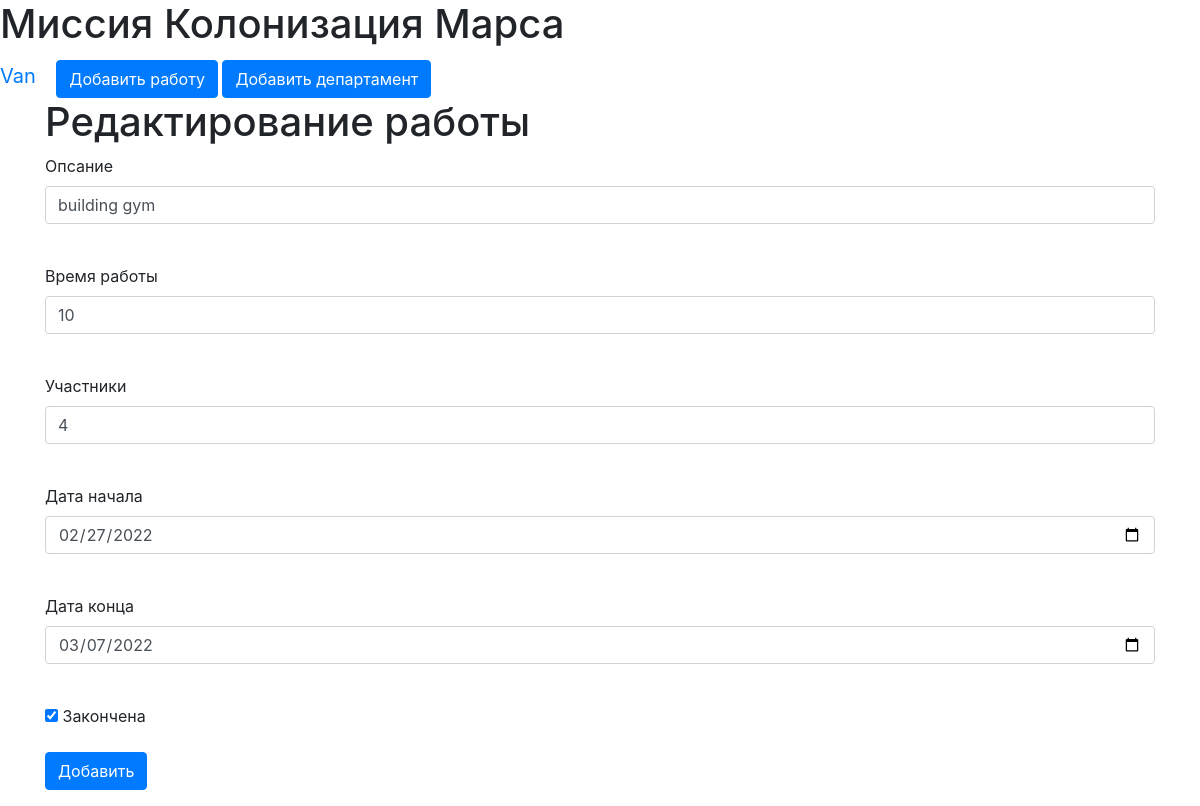
The app's page /jobs/2 (signed in), older data.
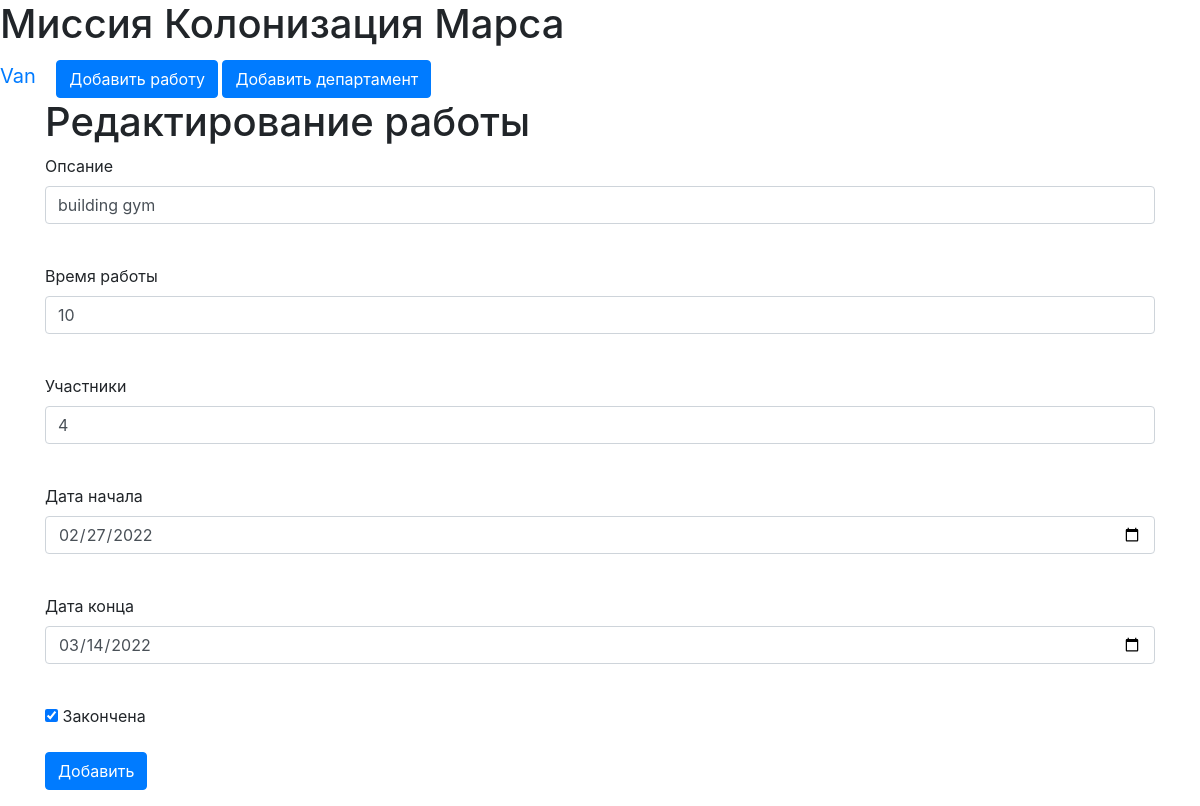
The same page, newer data.
### data/users.py (models this page shows, shortened)
class User(SqlAlchemyBase, UserMixin, SerializerMixin):
    __tablename__ = 'users'
    id = sqlalchemy.Column(sqlalchemy.Integer,
                           primary_key=True, autoincrement=True)
    surname = sqlalchemy.Column(sqlalchemy.String, nullable=True)
    name = sqlalchemy.Column(sqlalchemy.String, nullable=True)
    age = sqlalchemy.Column(sqlalchemy.Integer, nullable=True)
    position = sqlalchemy.Column(sqlalchemy.String, nullable=True)
    speciality = sqlalchemy.Column(sqlalchemy.String, nullable=True)
    address = sqlalchemy.Column(sqlalchemy.String, nullable=True)
    email = sqlalchemy.Column(sqlalchemy.String,
                              unique=True, nullable=True)
    hashed_password = sqlalchemy.Column(sqlalchemy.String, nullable=True)
    modified_date = sqlalchemy.Column(sqlalchemy.DateTime,
                                      default=datetime.datetime.now)
    city_from = sqlalchemy.Column(sqlalchemy.String, nullable=True)

### data/jobs.py (models this page shows)
class Jobs(SqlAlchemyBase, SerializerMixin):
    __tablename__ = 'jobs'
    id = sqlalchemy.Column(sqlalchemy.Integer,
                           primary_key=True, autoincrement=True)
    job = sqlalchemy.Column(sqlalchemy.String, nullable=True)
    work_size = sqlalchemy.Column(sqlalchemy.Integer)
    collaborators = sqlalchemy.Column(sqlalchemy.String)
    start_date = sqlalchemy.Column(sqlalchemy.DateTime)
    end_date = sqlalchemy.Column(sqlalchemy.DateTime)
    is_finished = sqlalchemy.Column(sqlalchemy.Boolean)
    team_leader = sqlalchemy.Column(sqlalchemy.Integer,
                                    sqlalchemy.ForeignKey("users.id"))
    user = orm.relation('User')
    categories = orm.relation("Category",
                              secondary="association",
                              backref="jobs")

### main.py (the view, shortened to what this page needs)
@app.route('/jobs/<int:id>', methods=['GET', 'POST'])
@login_required
def edit_jobs(id):
    form = JobsForm()
    if request.method == "GET":
        db_sess = db_session.create_session()
        if current_user.id == 1:
            jobs = db_sess.query(Jobs).filter(Jobs.id == id).first()
        else:
            jobs = db_sess.query(Jobs).filter(Jobs.id == id,
                                              current_user.id == Jobs.team_leader
                                              ).first()
        if jobs:
            form.job.data = jobs.job
            form.work_size.data = jobs.work_size
            form.collaborators.data = jobs.collaborators
            form.start_date.data = jobs.start_date
            form.end_date.data = jobs.end_date
            form.is_finished.data = jobs.is_finished
        else:
            abort(404)
    return render_template('add_job.html',
                           title='Редактирование работы',
                           form=form
                           )

### forms/job.py
class JobsForm(FlaskForm):
    job = StringField('Опсание', validators=[DataRequired()])
    work_size = IntegerField('Время работы')
    collaborators = StringField('Участники')
    start_date = DateField('Дата начала', format="%Y-%m-%d")
    end_date = DateField('Дата конца', format="%Y-%m-%d")
    is_finished = BooleanField("Закончена")
    submit = SubmitField('Добавить')

### data/db_session.py (called while the page is built)
def create_session() -> Session:
    global __factory
    return __factory()

### main.py (called while the page is built)
@login_manager.user_loader
def load_user(user_id):
    db_sess = db_session.create_session()
    return db_sess.query(User).get(user_id)

### templates/add_job.html (shortened to what this page needs)
{% extends "base.html" %}
{% block content %}
<h1>{{ title }}</h1>
<form action="" method="post">
    <p>
        {{ form.job.label }}<br>
        {{ form.job(class="form-control") }}<br>
    </p>
    <p>
        {{ form.work_size.label }}<br>
        {{ form.work_size(class="form-control") }}<br>
    </p>
    <p>
        {{ form.collaborators.label }}<br>
        {{ form.collaborators(class="form-control") }}<br>
    </p>
    <p>
        {{ form.start_date.label }}<br>
        {{ form.start_date(class="form-control") }}<br>
    </p>
    <p>
        {{ form.end_date.label }}<br>
        {{ form.end_date(class="form-control") }}<br>
    </p>
    <p>{{ form.is_finished() }} {{ form.is_finished.label }}</p>
    <p>{{ form.submit(type="submit", class="btn btn-primary") }}</p>
</form>
{% endblock %}

### templates/base.html (shortened to what this page needs)
<!DOCTYPE html>
<html lang="en">
<head>
    <link rel="stylesheet"
          href="https://stackpath.bootstrapcdn.com/bootstrap/4.4.1/css/bootstrap.min.css"
>
    <link rel="stylesheet" type="text/css"
          href="{{ url_for('static', filename='css/style.css') }}"/>
</head>
<body>
<h1>Миссия Колонизация Марса</h1>
<nav>
    {% if current_user.is_authenticated %}
    <a class="navbar-brand" href="/logout">{{ current_user.name }}</a>
    {% else %}
    <p>
        <a class="btn btn-primary " href="/register">Зарегистрироваться</a>
        <a class="btn btn-success" href="/login">Войти</a>
    </p>
    {% endif %}
    {% if current_user.is_authenticated %}
    <a href="jobs" class="btn btn-primary">Добавить работу</a>
    <a href="department_add" class="btn btn-primary">Добавить департамент</a>
    {% endif %}
</nav>
<main role="main" class="container">
    {% block content %}{% endblock %}
</main>
</body>
</html>

Row changes from the older to the newer data that the page shows:
changed Jobs "building gym": end_date "03/07/2022" → "03/14/2022"
